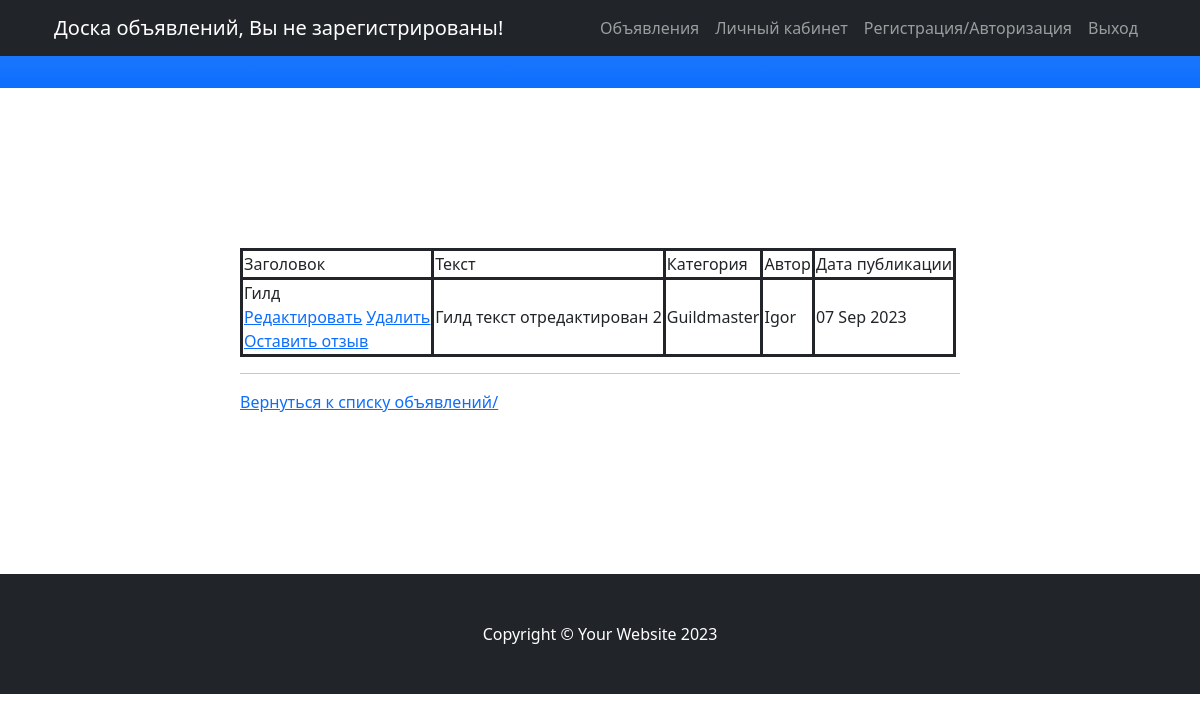
/board/3/, run on the app's committed database.
### Board/models.py (models this page shows, shortened)
class Post(models.Model):
    postUser = models.ForeignKey(User, on_delete=models.CASCADE, verbose_name='Пользователь')
    category_type = (
        ("Tank", 'Танки'),
        ("Heal", 'Хилы'),
        ("DD", 'ДД'),
        ("Trader", 'Торговцы'),
        ("Guildmaster", 'Гилдмастеры'),
        ("Questgiver", 'Квестгиверы'),
        ("Blacksmith", 'Кузнецы'),
        ("Tanner", 'Кожевники'),
        ("Potionmaster", 'Зельевары'),
        ("Spellmaster", 'Мастера заклинаний')
    )
    category = models.CharField(max_length=12, choices=category_type, default="Tank", verbose_name='Категория')
    date = models.DateTimeField(auto_now_add=True)
    title = models.CharField(max_length=64,  verbose_name='Заголовок')
    text = models.TextField(verbose_name='Текст объявления')

### Board/views.py (the view)
# urls.py: path('<int:pk>/', PostDetail.as_view(), name='post_detail'),
class PostDetail(DetailView):
    pass
    model = Post # модель всё та же, но мы хотим получать детали конкретно отдельного товара
    template_name = 'board/post_detail.html' # название шаблона будет product.html
    context_object_name = 'post_detail' # название объекта

### Board/Templates/board/post_detail.html
{% extends 'flatpages/default.html' %}
{% block content %}
{% if post_detail %}
        <table style="border:solid">
            <tr style="border:solid">
                <td style="border:solid">Заголовок</td>
                <td style="border:solid">Текст</td>
                <td style="border:solid">Категория</td>
                <td style="border:solid">Автор</td>
                <td style="border:solid">Дата публикации</td>
            </tr>
            <tr>
                <td style="border:solid">
                    {{ post_detail.title }}
              <br>
                    <a href="{% url 'post_update' post_detail.id %}"><u>Редактировать</u></a>
                    <a href="{% url 'post_delete' post_detail.id %}"><u> Удалить </u></a>
                    <br>
                    <a href="{% url 'response_create' %}?post_id={{ post_detail.id }}"><u> Оставить отзыв </u></a>
                </td>
                <td style="border:solid"> {{ post_detail.text }} </td>
                <td style="border:solid"> {{ post_detail.category }} </td>
                <td style="border:solid"> {{ post_detail.postUser }} </td>
                <td style="border:solid"> {{ post_detail.date|date:'d M Y' }} </td>
            </tr>
        </table>
    {% else %}
    <h3>Новости с номером {{ post_detail.id }} нет!</h3>
    {% endif %}
<hr>
<a href="{% url 'post_all' %}"><u> Вернуться к списку объявлений/ </u></a>
{% endblock content %}

### data on the page
Post: title "Гилд", text "Гилд текст отредактирован 2", category "Guildmaster", postUser "Igor", date "07 Sep 2023"
